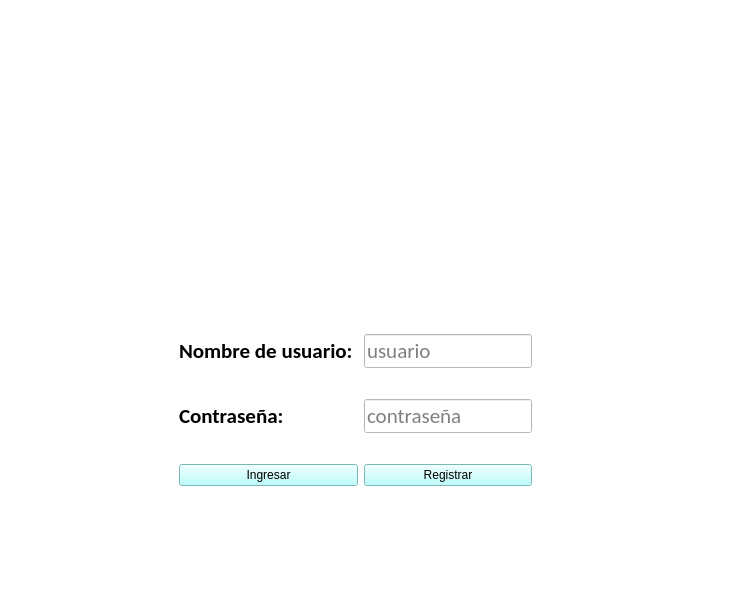
<?xml version="1.0" encoding="UTF-8"?>
<ui version="4.0">
 <class>login</class>
 <widget class="QMainWindow" name="login">
  <property name="geometry">
   <rect>
    <x>0</x>
    <y>0</y>
    <width>732</width>
    <height>608</height>
   </rect>
  </property>
  <property name="font">
   <font>
    <family>Calibri</family>
    <pointsize>14</pointsize>
   </font>
  </property>
  <property name="cursor">
   <cursorShape>PointingHandCursor</cursorShape>
  </property>
  <property name="acceptDrops">
   <bool>false</bool>
  </property>
  <property name="windowTitle">
   <string>EZEQUIEL</string>
  </property>
  <property name="styleSheet">
   <string notr="true">background-color: rgb(255, 255, 255);
</string>
  </property>
  <widget class="QWidget" name="centralwidget">
   <widget class="QLabel" name="label">
    <property name="geometry">
     <rect>
      <x>0</x>
      <y>0</y>
      <width>721</width>
      <height>591</height>
     </rect>
    </property>
    <property name="tabletTracking">
     <bool>false</bool>
    </property>
    <property name="text">
     <string/>
    </property>
    <property name="pixmap">
     <pixmap>../../../../../Downloads/WhatsApp Image 2021-11-11 at 7.23.08 PM.jpeg</pixmap>
    </property>
    <property name="scaledContents">
     <bool>true</bool>
    </property>
   </widget>
   <widget class="QFrame" name="frame">
    <property name="geometry">
     <rect>
      <x>170</x>
      <y>300</y>
      <width>371</width>
      <height>221</height>
     </rect>
    </property>
    <layout class="QGridLayout" name="gridLayout">
     <item row="2" column="2">
      <widget class="QPushButton" name="btn_registrar">
       <property name="styleSheet">
        <string notr="true">background-color: rgb(170, 255, 255);
font: 14pt &quot;Calibri&quot;; color: #000000;
border-color: rgb(0, 0, 255);</string>
       </property>
       <property name="text">
        <string>Registrar</string>
       </property>
      </widget>
     </item>
     <item row="2" column="0" colspan="2">
      <widget class="QPushButton" name="btn_ingresar">
       <property name="acceptDrops">
        <bool>false</bool>
       </property>
       <property name="styleSheet">
        <string notr="true">background-color: rgb(170, 255, 255);
font: 14pt &quot;Calibri&quot;; color: #000000;
border-color: rgb(0, 0, 255);</string>
       </property>
       <property name="text">
        <string>Ingresar</string>
       </property>
      </widget>
     </item>
     <item row="1" column="2">
      <widget class="QLineEdit" name="input_Password">
       <property name="font">
        <font>
         <family>Calibri</family>
         <pointsize>16</pointsize>
        </font>
       </property>
       <property name="acceptDrops">
        <bool>true</bool>
       </property>
       <property name="styleSheet">
        <string notr="true">background-color: rgb(255, 255, 255);</string>
       </property>
       <property name="echoMode">
        <enum>QLineEdit::Password</enum>
       </property>
       <property name="placeholderText">
        <string>contraseña</string>
       </property>
      </widget>
     </item>
     <item row="0" column="2">
      <widget class="QLineEdit" name="input_usuario">
       <property name="font">
        <font>
         <family>Calibri</family>
         <pointsize>16</pointsize>
        </font>
       </property>
       <property name="styleSheet">
        <string notr="true">background-color: rgb(255, 255, 255);</string>
       </property>
       <property name="placeholderText">
        <string>usuario</string>
       </property>
      </widget>
     </item>
     <item row="1" column="0">
      <widget class="QLabel" name="label_3">
       <property name="font">
        <font>
         <family>Calibri</family>
         <pointsize>16</pointsize>
         <weight>75</weight>
         <bold>true</bold>
        </font>
       </property>
       <property name="text">
        <string>Contraseña: </string>
       </property>
      </widget>
     </item>
     <item row="0" column="0" colspan="2">
      <widget class="QLabel" name="label_2">
       <property name="font">
        <font>
         <family>Calibri</family>
         <pointsize>16</pointsize>
         <weight>75</weight>
         <bold>true</bold>
        </font>
       </property>
       <property name="text">
        <string>Nombre de usuario: </string>
       </property>
       <property name="wordWrap">
        <bool>false</bool>
       </property>
      </widget>
     </item>
    </layout>
   </widget>
  </widget>
  <widget class="QStatusBar" name="statusbar"/>
 </widget>
 <tabstops>
  <tabstop>input_usuario</tabstop>
  <tabstop>input_Password</tabstop>
  <tabstop>btn_ingresar</tabstop>
  <tabstop>btn_registrar</tabstop>
 </tabstops>
 <resources/>
 <connections/>
</ui>
